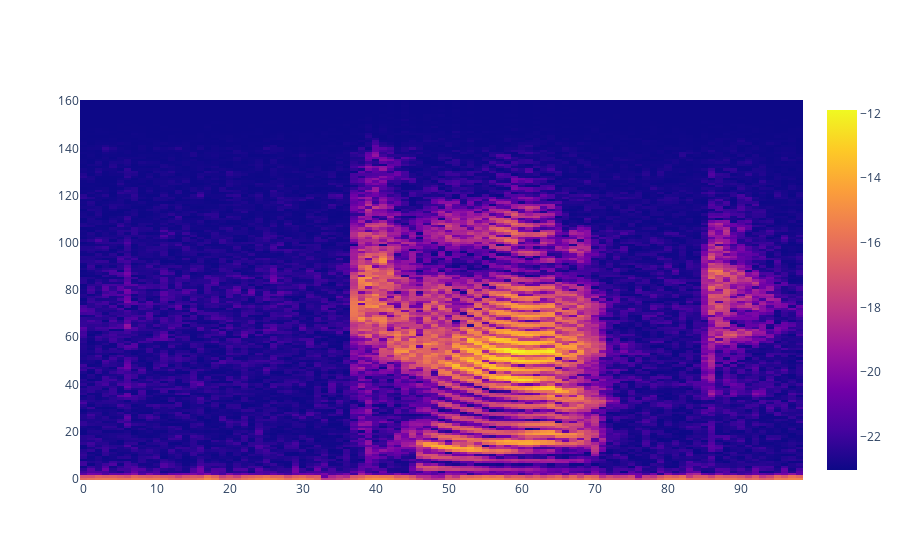

Notebook cell for this chart:
### Code cell
go.Figure(go.Heatmap(z=spec.T))

### Figure 1 — Plotly figure (JSON) as saved in the notebook; plotly's stock layout.template omitted (floating-point values rounded to 4 significant figures; data arrays with more than 128 entries replaced by an {"elided": "..."} marker saying what was removed)
{"data": [{"type": "heatmap", "z": {"elided": "161x99 float values"}}], "layout": {}}
